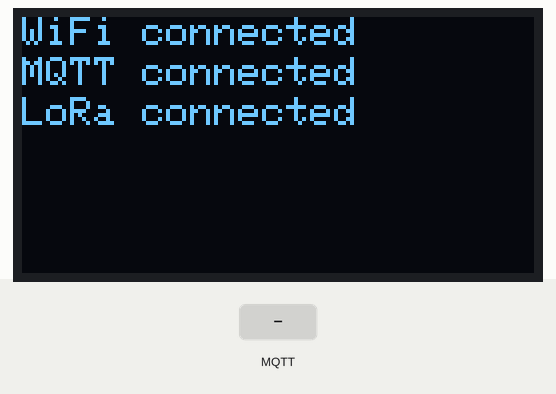
Simulated run of this sketch. Board: ESP32. On the bench: 128×64 one-colour display. The test bench sets the inputs (shaded band). WiFi joins after 1.5 s; servers stay silent unless stated; no radio packets arrive unless stated; no MQTT or app messages arrive unless stated; not simulated (calls return 0 or success): arduino_secrets.h; what the sketch prints to the serial monitor is not drawn.

Above: at 3.4 s.
3.5 s: MQTT message "5" arrives on the first subscribed topic
At 4.1 s:
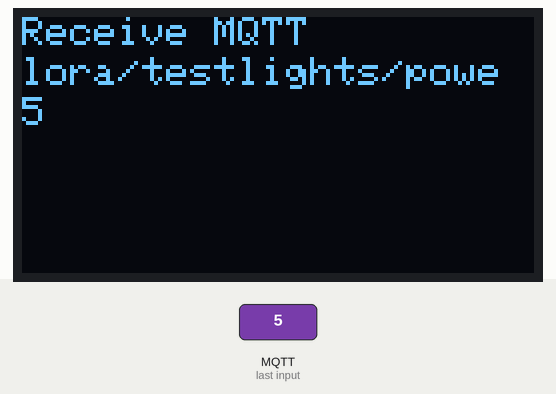
5.0 s: MQTT message "on" arrives on the first subscribed topic
At 6.2 s:
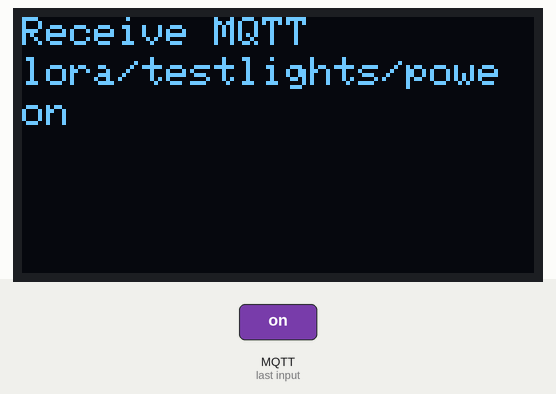
6.5 s: MQTT message "off" arrives on the first subscribed topic
At 7.5 s:
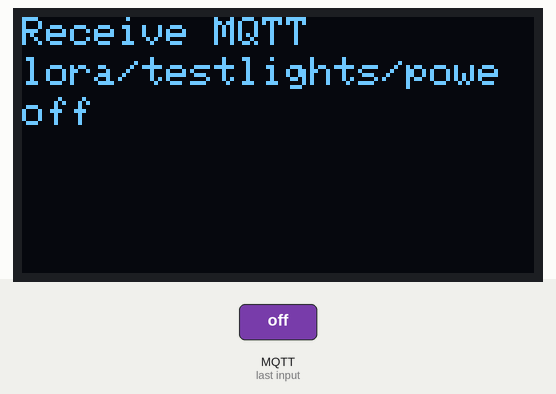
Timing chart, 0 to 9.5 s (numbered marks = the images above; inputs shaded):
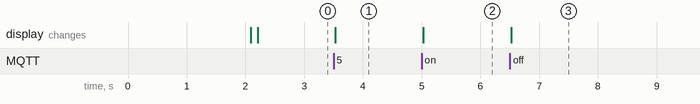

The sketch:

Lora_GateWay_1.3.ino
```cpp
/*
 *     M      M     AA    TTTTTTT  TTTTTTT  EEEEEEE M      M     AA     NN    N
 *     MM    MM    A  A      T        T     E       MM    MM    A  A    NN    N
 *     M M  M M   A    A     T        T     E       M M  M M   A    A   N  N  N
 *     M  MM  M   AAAAAA     T        T     EEEE    M  MM  M   AAAAAA   N  N  N - AUTOMATION
 *     M      M  A      A    T        T     E       M      M  A      A  N   N N
 *     M      M  A      A    T        T     E       M      M  A      A  N    NN
 *     M      M  A      A    T        T     EEEEEEE M      M  A      A  N    NN
 *
 *
 *     Project    : Lora GateWay
 *     Versie     : 1.3
 *     Datum      : 11-2023
 *     Schrijver  : Ap Matteman
 *
 *     Versie 1.0 : basic GateWay (receiver)
 *     Versie 1.1 : Destination toegevoegd als herkenning van eigen LoRa commando's
 *     Versie 1.2 : ConnectMQTT toegevoegd voor het ontvangen van MQTT en verzenden via LoRa
 *     Versie 1.3 : MQTT aangepast ivbm ontvangen MQTT
 *
 */

#include <WiFi.h>
#include <PubSubClient.h>
#include <SPI.h>                // communicate with SPI devices
#include <Wire.h>               // For OLED display
#include <Adafruit_SSD1306.h>   // For OLED display
#include <Adafruit_GFX.h>       // For OLED display
#include <LoRa.h>               // LoRa module
#include "arduino_secrets.h"    // My Passwords

// WiFi
const char *ssid = YourSSID; // Enter your Wi-Fi name
const char *password = YourWiFiPassWord;  // Enter Wi-Fi password

// MQTT Broker
const char *mqtt_broker = YourMQTTserver;
const char *mqtt_username = YourMQTTuser;
const char *mqtt_password = YourMQTTpassword;
const int mqtt_port = 1883;
int WiFiTry = 0;                // nr of times the WiFi is not available
int MQTTtry = 0;                // nr of times the MQTT is not available
WiFiClient espClient;
PubSubClient MQTTclient(espClient);


//define LORA
#define ss 5
#define rst 14
#define dio0 2
const String MyAddress = "4Me!";  // LoRa identifier

// Declaration for an SSD1306 OLED display connected to I2C (SDA, SCL pins)
#define SCREEN_WIDTH 128        // OLED display width, in pixels
#define SCREEN_HEIGHT 64        // OLED display height, in pixels
#define OLED_RESET     4        // Reset pin # (or -1 if sharing Arduino reset pin)
Adafruit_SSD1306 display(SCREEN_WIDTH, SCREEN_HEIGHT, &Wire, OLED_RESET);


void setup() {
  // Set software serial baud to 115200;
  Serial.begin(115200);

  // setup OLED Display
  if(!display.begin(SSD1306_SWITCHCAPVCC, 0x3C)) { // Address 0x3C for 128x32
    Serial.println(F("SSD1306 allocation failed"));
    for(;;); // Don't proceed, loop forever
  }
  display.setTextSize(1);
  display.setTextColor(WHITE);

  //Connect to WiFi and MQTT
  WiFi.begin(ssid, password);
  Connect2WiFi();
  MQTTclient.setServer(mqtt_broker, mqtt_port);
  MQTTclient.setCallback(callback);
  Connect2MQTT();

  display.clearDisplay();
  display.setCursor(0,0); display.println("WiFi connected");
  display.setCursor(0,10); display.println("MQTT connected");
  display.setCursor(0,20); display.println("Connecting LoRa");
  display.display();

  //setup LoRa transceiver module
  LoRa.setPins(ss, rst, dio0);

  //replace the LoRa.begin(---E-) argument with your location's frequency
  //433E6 for Asia
  //866E6 for Europe
  //915E6 for North America
  if (!LoRa.begin(866E6)) {
    Serial.println("Starting LoRa failed!");
    display.clearDisplay();
    display.setCursor(0,0); display.println("WiFi connected");
    display.setCursor(0,10); display.println("MQTT connected");
    display.setCursor(0,20); display.println("LoRa ERROR");
    display.display();
    sleep(5000);
    while (1);
  }
  else {
    display.clearDisplay();
    display.setCursor(0,0); display.println("WiFi connected");
    display.setCursor(0,10); display.println("MQTT connected");
    display.setCursor(0,20); display.println("LoRa connected");
    display.display();
  }
}

void callback(char *topic, byte *payload, unsigned int length) {
  // Convert Char* to String
  String StrTopic = topic;
  payload[length] = 0;   String recv_payload = String(( char *) payload);

  Serial.print("Message arrived in topic: ");
  Serial.println(topic);
  Serial.print("Message:");
  for (int i = 0; i < length; i++) {
      Serial.print((char) payload[i]);
  }
  Serial.println();
  Serial.println("-----------------------");

  display.clearDisplay();
  display.setCursor(0,0); display.println("Receive MQTT");
  display.setCursor(0,10); display.println(StrTopic.substring(0,20));
  display.setCursor(0,20); display.println(recv_payload);
  display.display();

  //Send message at the LoRa network
  String SendPackage;
  SendPackage = StrTopic;
  SendPackage = SendPackage + "                                        ";   // adding spaces to the end
  SendPackage = SendPackage.substring(0,40);  // Limit MQTT Topic = max 40 long
  SendPackage = SendPackage + recv_payload;
  SendPackage = MyAddress + SendPackage;
  LoRa.beginPacket();
  LoRa.print(SendPackage); // Max 256 Bytes long
  LoRa.endPacket();

}

void Connect2WiFi() {
  //Connect with WiFi network
  display.clearDisplay();
  display.setCursor(0,0); display.println("Connecting WiFi");
  display.display();
  WiFiTry = 0;
   WiFi.begin(ssid, password);
   Serial.println("Connecting to WiFi");
  //Try to connect to WiFi for 11 times
  while (WiFi.status() != WL_CONNECTED && WiFiTry < 11) {

    ++WiFiTry;
    // Serial.print("WiFi status: ");; Serial.println(WiFi.status());
    // Serial.print("WiFiTry: ");; Serial.println(WiFiTry);
    delay(1000);
  }
  Serial.println("");
  Serial.print("WiFiTry: ");; Serial.println(WiFiTry);
  Serial.print("Got IP: ");  Serial.println(WiFi.localIP());

}

void Connect2MQTT(){
  //connecting to a mqtt broker

  display.clearDisplay();
  display.setCursor(0,0); display.println("WiFi connected");
  display.setCursor(0,10); display.println("Connecting MQTT");
  display.display();
  MQTTtry = 0;
  while ((!MQTTclient.connected() && MQTTtry < 16)) {
      String client_id = "esp32-client-";
      client_id += String(WiFi.macAddress());
      Serial.printf("The client %s connects to the public MQTT broker\n", client_id.c_str());
      if (MQTTclient.connect(client_id.c_str(), mqtt_username, mqtt_password)) {
          Serial.println("Public EMQX MQTT broker connected");
          break;
      } else {
          Serial.print("failed with state ");
          Serial.print(MQTTclient.state());
          delay(2000);
      }
      ++MQTTtry;
      Serial.print("#");
  }
   // Subscribe, voor iedere Topic een regel. Wildcards werken (momenteel) niet :(
  MQTTclient.subscribe("lora/testlights/power");
  Serial.println("MQTT = Connected");
}

void loop() {
  // Receive MQTT
  if (!MQTTclient.connected()) { //MQTT connection lost :(
    if(WiFi.status() != WL_CONNECTED){  //Also a problem with WiFi
      Connect2WiFi();
    }
    Connect2MQTT();
    if(MQTTtry > 15) {  // problem, reconnect WiFi and MQTT
      WiFi.disconnect();
      Connect2WiFi();
      Connect2MQTT();
    }
  }
  MQTTclient.loop();

  // Receive LoRa
  int packetSize = LoRa.parsePacket();
  if (packetSize) {     //received a LoRa packet
    String LoRaData = LoRa.readString(); Serial.print("LoRaData: "); Serial.println(LoRaData);
    String ToAddress = LoRaData.substring(0,4); Serial.print("ToAddress: "); Serial.println(ToAddress);
    if (ToAddress == MyAddress) {      // Package is for me
      String mqttTopic = LoRaData.substring(4,44);
      float mqttValue = LoRaData.substring(44).toFloat();
      float rssiValue = LoRa.packetRssi();
      mqttTopic.trim();
      //Send to Serial port
      Serial.print("mqttTopic: "); Serial.print(mqttTopic); Serial.println(".");
      Serial.print("mqttValue: "); Serial.println(mqttValue);
      Serial.print("RSSI: "); Serial.println(rssiValue);

      //Send to OLED Display
      display.clearDisplay();
      display.setCursor(0,0); display.println("Receive LoRa");
      display.setCursor(0,10); display.println(mqttTopic.substring(0,20));
      display.setCursor(0,20); display.println(mqttValue);
      display.setCursor(0,40); display.print("RSSI: "); display.println(rssiValue);
      display.display();

      // Send to Home Assistant
      MQTTclient.publish(mqttTopic.c_str(), String(mqttValue).c_str());
      mqttTopic = mqttTopic + "/RSSI";
      MQTTclient.publish(mqttTopic.c_str(), String(rssiValue).c_str());
      Serial.println("Published to Home Assistant");
      Serial.println("...............................................");
    }
  }
}
```

Measured:
- after the input at 3.5 s, the display: changes at once (image 1)
- after the input at 5.0 s, the display: changes at once (image 2)
- after the input at 6.5 s, the display: changes at once (image 3)
